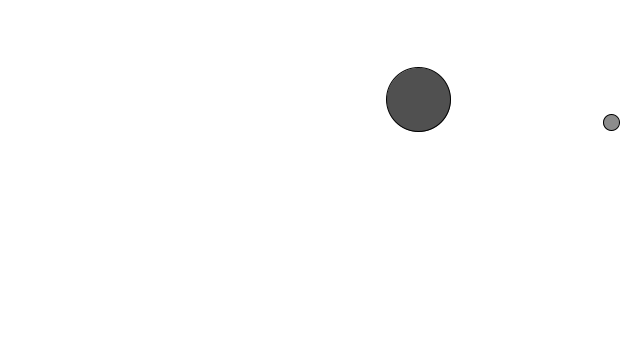
Frame 1 (no input)
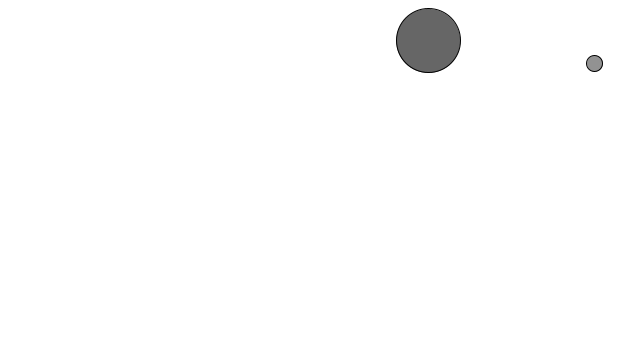
Frame 60 (the mouse pressed at the canvas centre just before this capture)
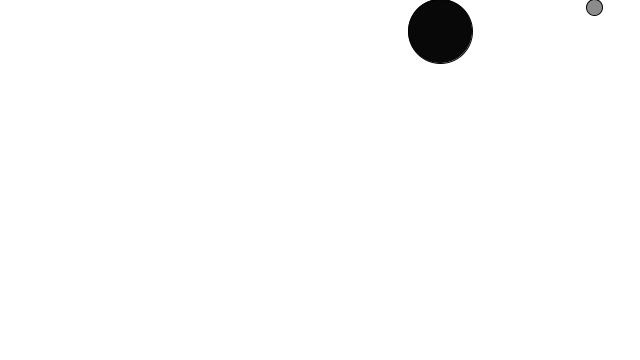
Frame 120 (the mouse held since frame 60 and released just before this capture)

The Processing sketch that drew these frames (run headless with seeded random() and noise(); from frame 60 on, the mouse is pressed at the canvas centre):

// Processing sketch: bubbleObject
// ── bubbleObject.pde
Bubble b1;
Bubble b2;

void setup() {
  size(640, 360);
  b1 = new Bubble(random(10,width), random(10, height), 64);
  b2 = new Bubble(random(50,width), random(50, height), 16);
}

void draw() {
  background(255);
  b1.ascend();
  b1.display();
  b1.top();

  b2.ascend();
  b2.display();
  b2.top();
}

void mousePressed() {
  //b.pop();
}
// ── Bubble.pde
class Bubble {

  float x;
  float y;
  float diameter;
  
  Bubble(float xpos, float ypos, float tempD){
    x = xpos;
    y = ypos;
    diameter = tempD;
  }
  
  void ascend(){
    y--;
    x = x + random(-2, 2);
  }

  void display() {
    stroke(0);
    fill(random(255));
    ellipse(x, y, diameter, diameter);
  }

  void top() {
    if(y < diameter/2){
      y = diameter/2;
    }
  }
}
